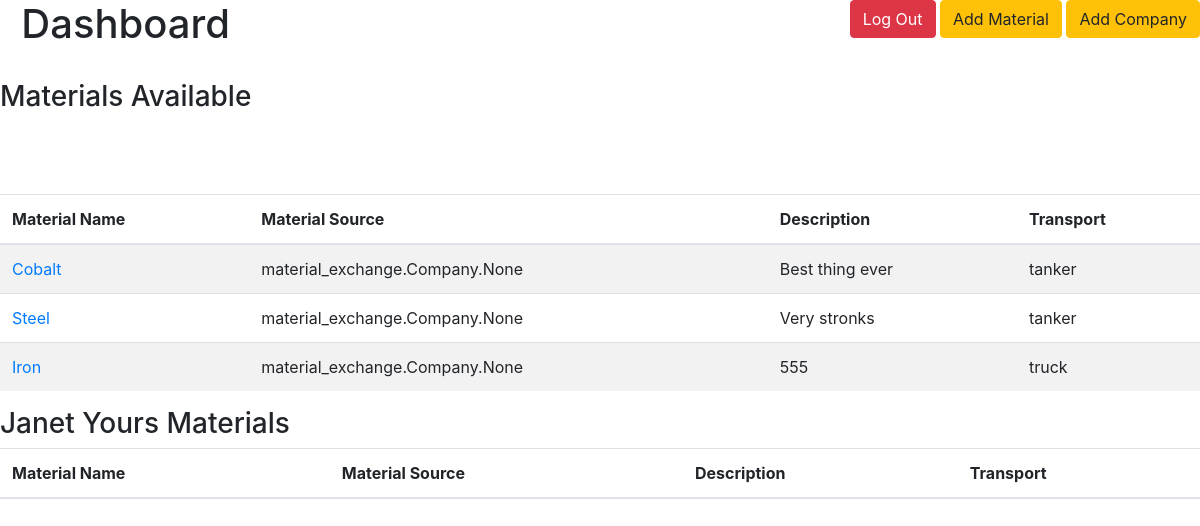
Page /dashboard_map (signed in) on the committed database.
### material_exchange/models.py (models this page shows)
class Industrial_Material(models.Model):
    material_name=models.CharField(max_length=255)
    material_source=models.ManyToManyField(Company, related_name="material_connection", blank=True, null=True)
    description=models.CharField(max_length=255)
    transport_method=models.CharField(max_length=255)
    created_at=models.DateTimeField(auto_now_add=True)
    updated_at=models.DateTimeField(auto_now=True)
    objects=CompanyManager()

### material_exchange/views.py (the view)
# urls.py: path("dashboard_map", views.dashboard_map),
def dashboard_map(request):
    if 'user_id' not in request.session:
        return redirect("/")
    all_materials = Industrial_Material.objects.all()
    context = {
        "all_materials" : all_materials
    }
    return render(request,"dashboard_map.html", context)

### material_exchange/templates/dashboard_map.html (shortened to what this page needs)
<!doctype html>
<html lang="en">
  <head>
    {% load static %}
    <link rel="stylesheet" type="text/css" href="{% static '/bootstrap.css' %}">
    <link rel="stylesheet" type="text/css" href="{% static '/style.css' %}">
    </head>
    <body>
        <div class= "float-right">
            <a class="btn btn-danger" href='/process_logout'>Log Out</a>
            <a class="btn btn-warning" href='/new_material'>Add Material</a>
            <a class="btn btn-warning" href='/new_company'>Add Company</a>
        </div>
        <h1>{{request.user.name}} &nbsp; Dashboard</h1><br>
        <h3>Materials Available</h3>
            <table class="table table-striped">
                <thead>
                <tr>
                    <th scope="col">Material Name</th>
                    <th scope="col">Material Source</th>
                    <th scope="col">Description</th>
                    <th scope="col">Transport</th>
                </tr>
                </thead>
            <tbody>
                {% for industrial_material in all_materials %}
                <tr>
                    <td><a href="/material_info/{{industrial_material.id}}">{{industrial_material.material_name}}</a></td>
                    <td>{{industrial_material.material_source}}</td>
                    <td>{{industrial_material.description}}</td>
                    <td>{{industrial_material.transport_method}}</td><br>
                </tr>
                {% endfor %}
                </tbody>
            </table>
            <div class="dashboard_container">
                <h3>{{request.session.name}} Yours Materials</h3>
                <table class="table table-striped">
                    <thead>
                    <tr>
                        <th scope="col">Material Name</th>
                        <th scope="col">Material Source</th>
                        <th scope="col">Description</th>
                        <th scope="col">Transport</th>
                    </tr>
                    </thead>
                </table>
        </div>
  </body>
</html>

### rows in the picture
Industrial_Material: material_name "Cobalt", material_source "material_exchange.Company.None", description "Best thing ever", transport_method "tanker"
Industrial_Material: material_name "Steel", material_source "material_exchange.Company.None", description "Very stronks", transport_method "tanker"
Industrial_Material: material_name "Iron", material_source "material_exchange.Company.None", description "555", transport_method "truck"

### other values in the picture
{{ request.session.name }} "Janet"
